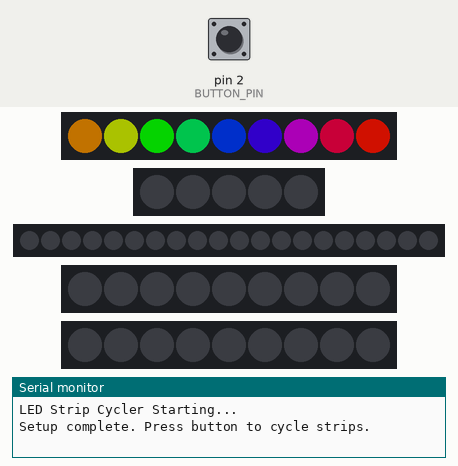
This sketch was run on a simulated Arduino Uno, built with avr-gcc and run on an emulated ATmega328P. On the bench: 3 × 9 RGB LEDs in strip order, left to right, 5 RGB LEDs in strip order, left to right, 20 RGB LEDs in strip order, left to right, the last lines printed to the serial monitor. The inputs (shaded band) are chosen by the test bench; at power-on: pin 2 (BUTTON_PIN) HIGH. Dim RGB values are drawn brighter than linear; random numbers use the default seed unless the sketch sets one.

Above: at 1.2 s.
1.3 s: pin 2 (BUTTON_PIN) pulled LOW for 0.15 s
At 1.66 s:
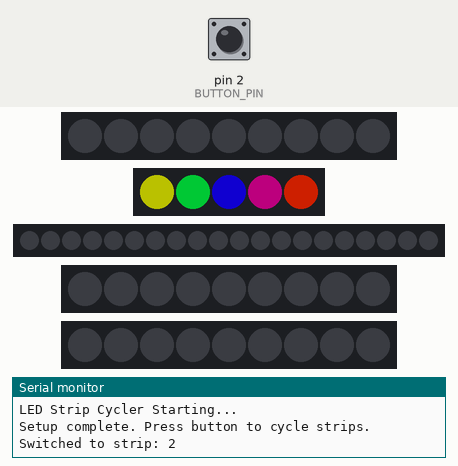
2.0 s: pin 2 (BUTTON_PIN) pulled LOW for 1 s
At 2.27 s:
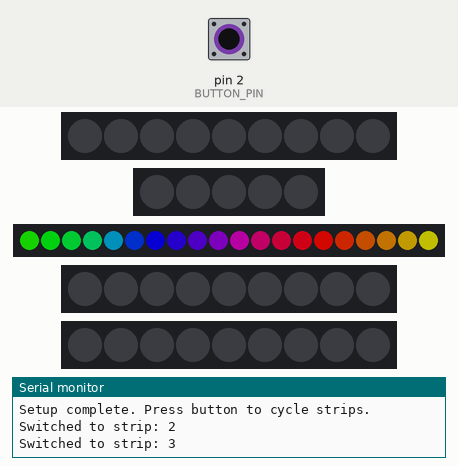
3.6 s: pin 2 (BUTTON_PIN) pulled LOW for 0.15 s
At 4.09 s:
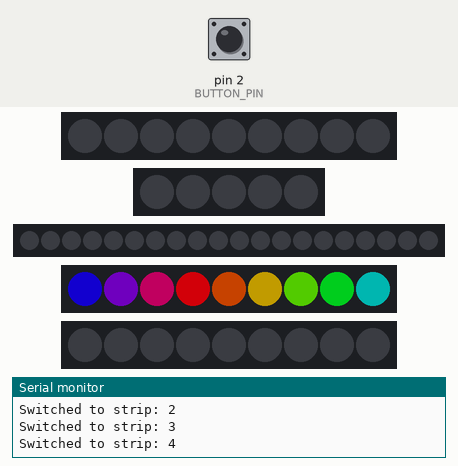
4.3 s: pin 2 (BUTTON_PIN) pulled LOW for 3.2 s
At 4.7 s:
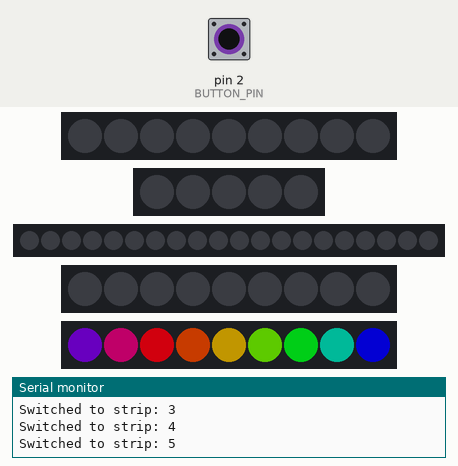
8.1 s: pin 2 (BUTTON_PIN) pulled LOW for 0.15 s
At 8.62 s:
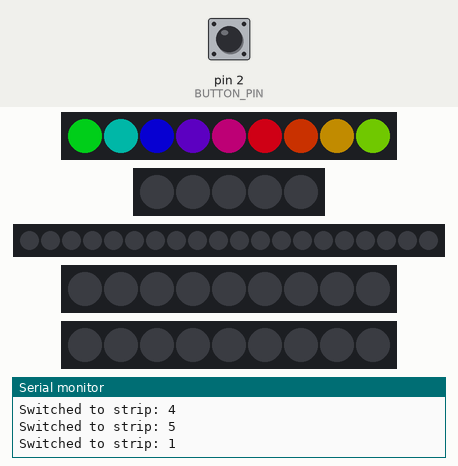
8.8 s: pin 2 (BUTTON_PIN) pulled LOW for 1 s
At 9.22 s:
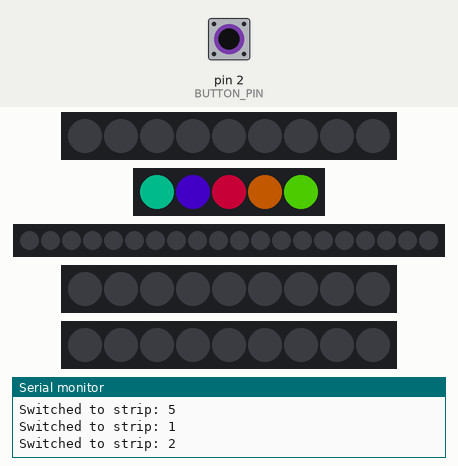
Timing chart, 0 to 14.1 s (numbered marks = the images above; inputs shaded):
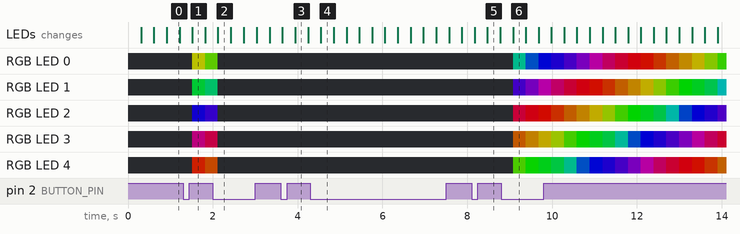

The sketch:

led_strip_cycler.ino
```cpp
#include <FastLED.h>

// LED strip pin definitions
#define LED_PIN_1 4  // D4 - 9 LEDs
#define LED_PIN_2 5  // D5 - 5 LEDs
#define LED_PIN_3 6  // D6 - 20 LEDs
#define LED_PIN_4 7  // D7 - 9 LEDs
#define LED_PIN_5 8  // D8 - 9 LEDs

// Number of LEDs in each strip
#define NUM_LEDS_1 9
#define NUM_LEDS_2 5
#define NUM_LEDS_3 20
#define NUM_LEDS_4 9
#define NUM_LEDS_5 9

// Button pin
#define BUTTON_PIN 2  // D2

// LED arrays
CRGB leds1[NUM_LEDS_1];
CRGB leds2[NUM_LEDS_2];
CRGB leds3[NUM_LEDS_3];
CRGB leds4[NUM_LEDS_4];
CRGB leds5[NUM_LEDS_5];

// Global variables
int currentStrip = 0;  // Currently active strip (0-4)
int totalStrips = 5;   // Total number of strips
uint8_t rainbowHue = 0;  // Starting hue for rainbow effect

// Button debouncing variables
int buttonState = HIGH;
int lastButtonState = HIGH;
unsigned long lastDebounceTime = 0;
unsigned long debounceDelay = 50;

void setup() {
  // Initialize Serial for debugging (optional)
  Serial.begin(115200);
  Serial.println("LED Strip Cycler Starting...");

  // Setup button with internal pull-up
  pinMode(BUTTON_PIN, INPUT_PULLUP);

  // Initialize all LED strips
  // Using WS2812B as the LED type - adjust if you have different strips
  FastLED.addLeds<WS2812B, LED_PIN_1, GRB>(leds1, NUM_LEDS_1);
  FastLED.addLeds<WS2812B, LED_PIN_2, GRB>(leds2, NUM_LEDS_2);
  FastLED.addLeds<WS2812B, LED_PIN_3, GRB>(leds3, NUM_LEDS_3);
  FastLED.addLeds<WS2812B, LED_PIN_4, GRB>(leds4, NUM_LEDS_4);
  FastLED.addLeds<WS2812B, LED_PIN_5, GRB>(leds5, NUM_LEDS_5);

  // Set brightness (adjust as needed, 0-255)
  FastLED.setBrightness(128);

  // Clear all LEDs at startup
  clearAllStrips();
  FastLED.show();

  Serial.println("Setup complete. Press button to cycle strips.");
}

void loop() {
  // Check for button press
  checkButton();

  // Update rainbow effect on current strip
  updateRainbow();

  // Show the LEDs
  FastLED.show();

  // Small delay for animation speed
  delay(20);

  // Increment rainbow hue for next frame
  rainbowHue += 1;
}

void checkButton() {
  // Read button state (LOW when pressed due to pull-up)
  int reading = digitalRead(BUTTON_PIN);

  // Check if button state has changed
  if (reading != lastButtonState) {
    // Reset debounce timer
    lastDebounceTime = millis();
  }

  // If enough time has passed, check if state is stable
  if ((millis() - lastDebounceTime) > debounceDelay) {
    // If button state has changed
    if (reading != buttonState) {
      buttonState = reading;

      // Only act on button press (transition from HIGH to LOW)
      if (buttonState == LOW) {
        // Cycle to next strip
        cycleStrip();
      }
    }
  }

  // Save reading for next iteration
  lastButtonState = reading;
}

void cycleStrip() {
  // Clear current strip before switching
  clearStrip(currentStrip);

  // Move to next strip
  currentStrip++;
  if (currentStrip >= totalStrips) {
    currentStrip = 0;
  }

  Serial.print("Switched to strip: ");
  Serial.println(currentStrip + 1);
}

void updateRainbow() {
  // Clear all strips first
  clearAllStrips();

  // Apply rainbow to current strip only
  switch(currentStrip) {
    case 0:
      fill_rainbow(leds1, NUM_LEDS_1, rainbowHue, 255 / NUM_LEDS_1);
      break;
    case 1:
      fill_rainbow(leds2, NUM_LEDS_2, rainbowHue, 255 / NUM_LEDS_2);
      break;
    case 2:
      fill_rainbow(leds3, NUM_LEDS_3, rainbowHue, 255 / NUM_LEDS_3);
      break;
    case 3:
      fill_rainbow(leds4, NUM_LEDS_4, rainbowHue, 255 / NUM_LEDS_4);
      break;
    case 4:
      fill_rainbow(leds5, NUM_LEDS_5, rainbowHue, 255 / NUM_LEDS_5);
      break;
  }
}

void clearStrip(int stripNum) {
  // Clear specific strip
  switch(stripNum) {
    case 0:
      fill_solid(leds1, NUM_LEDS_1, CRGB::Black);
      break;
    case 1:
      fill_solid(leds2, NUM_LEDS_2, CRGB::Black);
      break;
    case 2:
      fill_solid(leds3, NUM_LEDS_3, CRGB::Black);
      break;
    case 3:
      fill_solid(leds4, NUM_LEDS_4, CRGB::Black);
      break;
    case 4:
      fill_solid(leds5, NUM_LEDS_5, CRGB::Black);
      break;
  }
}

void clearAllStrips() {
  // Clear all LED strips
  fill_solid(leds1, NUM_LEDS_1, CRGB::Black);
  fill_solid(leds2, NUM_LEDS_2, CRGB::Black);
  fill_solid(leds3, NUM_LEDS_3, CRGB::Black);
  fill_solid(leds4, NUM_LEDS_4, CRGB::Black);
  fill_solid(leds5, NUM_LEDS_5, CRGB::Black);
}

// Optional: Add more effects that can be called instead of rainbow
void sparkleEffect(CRGB* leds, int numLeds) {
  fadeToBlackBy(leds, numLeds, 10);
  int pos = random16(numLeds);
  leds[pos] += CHSV(rainbowHue + random8(64), 200, 255);
}

void cometEffect(CRGB* leds, int numLeds) {
  fadeToBlackBy(leds, numLeds, 20);
  int pos = beatsin16(13, 0, numLeds - 1);
  leds[pos] += CHSV(rainbowHue, 255, 192);
}
```
